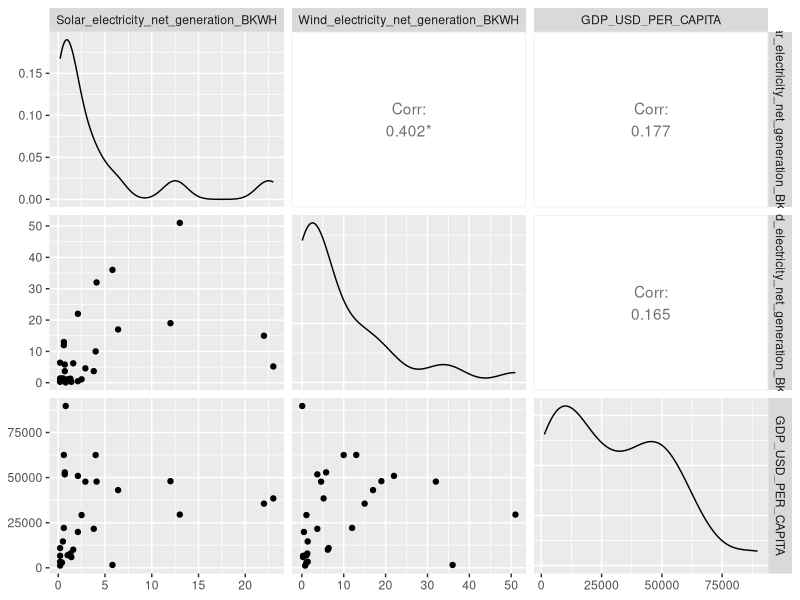
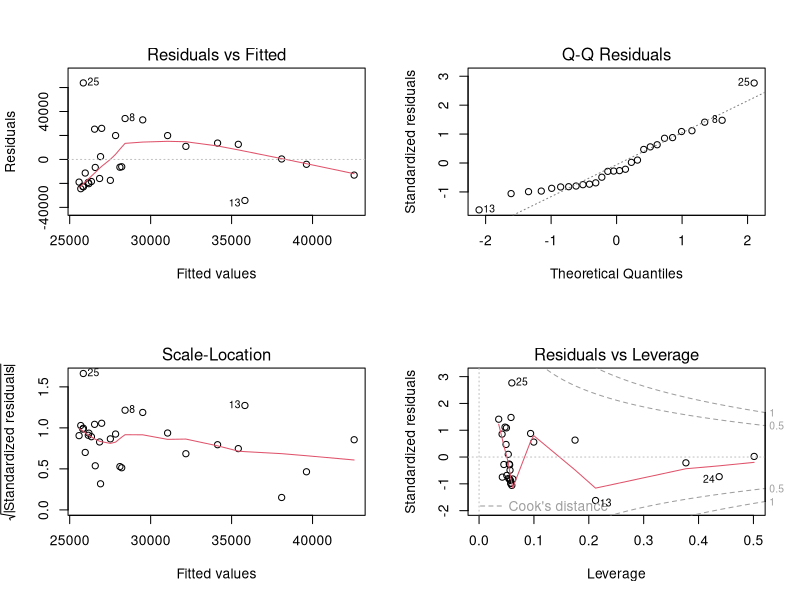
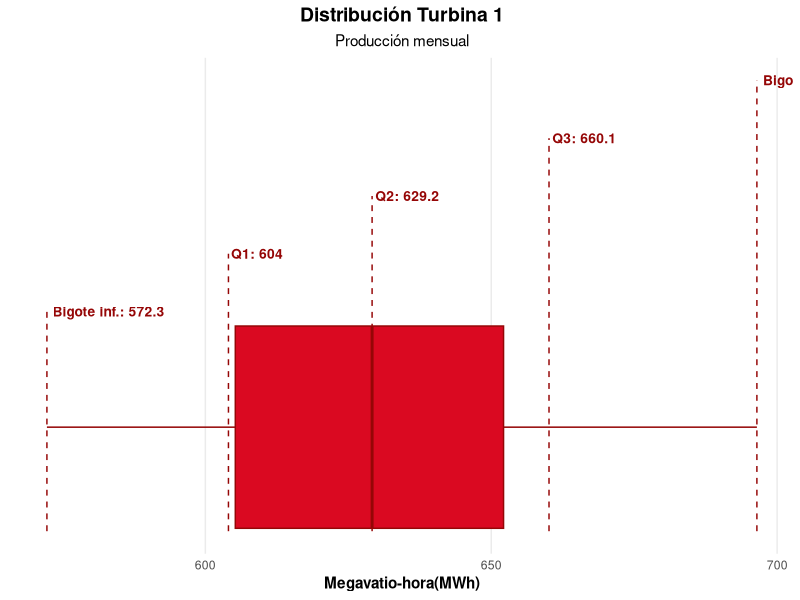
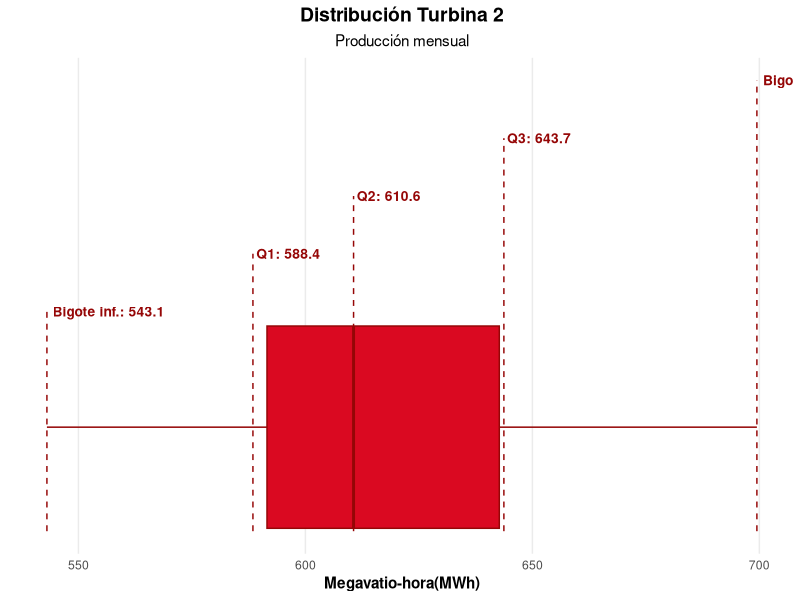
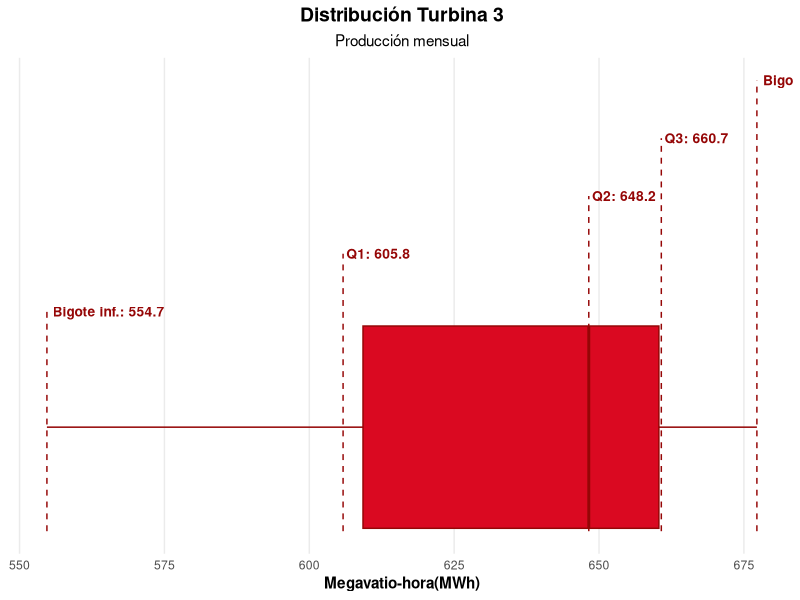
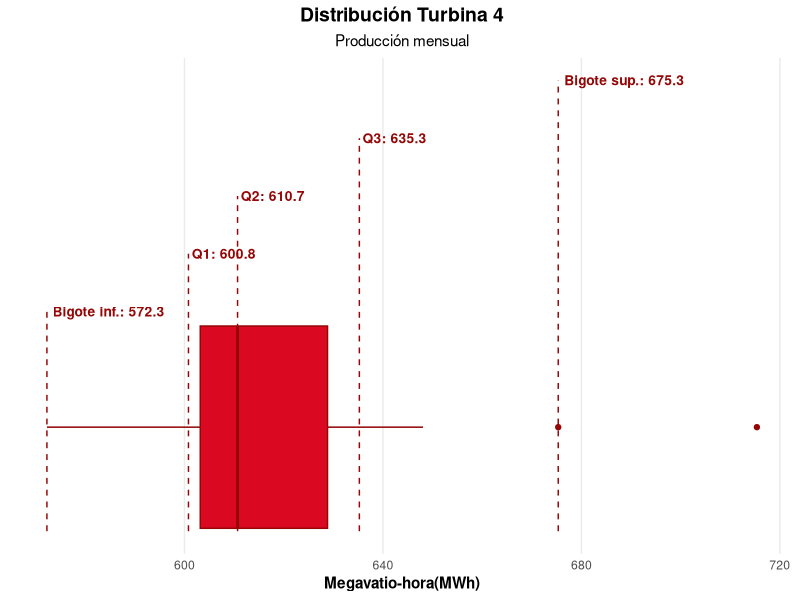
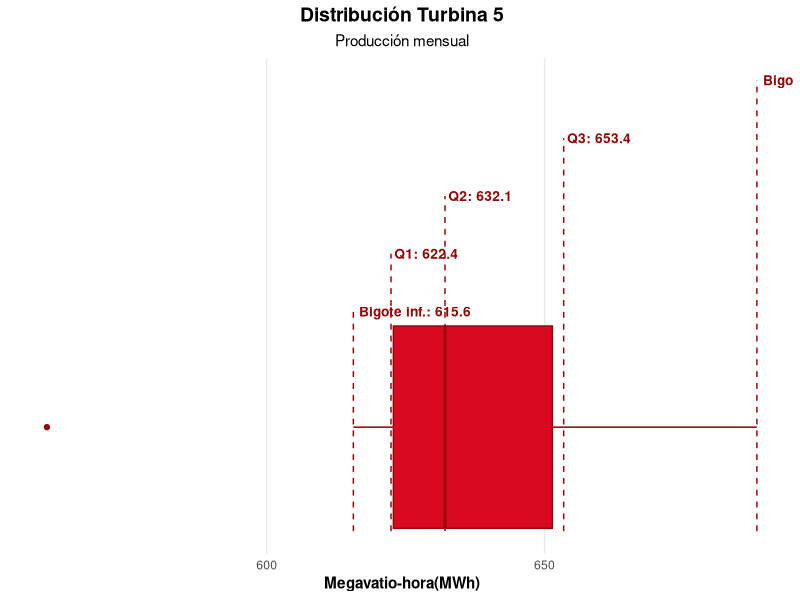

Write R code to recreate these figures, in order.
## ---- chunk 1
# Mostrar el código de cada bloque en el documento final
knitr::opts_chunk$set(
	echo = TRUE,
	fig.align = "center",
	out.width = "100%",
	message = FALSE,
	warning = FALSE
)
Sys.setlocale("LC_CTYPE", "Spanish_Colombia.utf8")
## ---- chunk 2

# Instalación de librerias en caso de no tenerlas
# install.packages("tidyverse")
# install.packages("plotly")
# install.packages("MASS")
# install.packages("psych")
# install.packages("factoextra")
# install.packages("GGally")
# install.packages("dplyr")
#install.packages("downcute")

# Ejecución de librerias
library(tidyverse)
# library(downcute)
#library(plotly)
#library(MASS)
#library(psych)
#library(tidyverse)
#library(factoextra)
library(GGally)
#library(dplyr)
## ---- chunk 3

# Colores usados en todos los gráficos del taller
rojo        <- "#DA0921"
rojo_oscuro <- "#950606"
## ---- chunk 4

datos = read.csv("datos_taller_03.csv", sep=";") %>% as_tibble() %>% 
  dplyr::filter(!Country %in% c('UnitedStates','China','SaudiArabia','Russia')) %>% 
  dplyr::select(c("GDP_USD","Population","Solar_electricity_net_generation_BKWH","Wind_electricity_net_generation_BKWH")) %>%
  dplyr::filter(Solar_electricity_net_generation_BKWH >0 & Wind_electricity_net_generation_BKWH>0) %>% 
  dplyr::mutate(GDP_USD_PER_CAPITA = GDP_USD/Population) %>% 
  dplyr::select(-c('GDP_USD','Population')) 

# Revisar tamaño de la base: 28 países y 3 variables
dim(datos)
## ---- chunk 5

ggpairs(datos)

## ---- chunk 6

mod <- lm(GDP_USD_PER_CAPITA ~ 
            Solar_electricity_net_generation_BKWH + 
            Wind_electricity_net_generation_BKWH, 
          data=datos)

summary(mod)
## ---- chunk 7

par(mfrow=c(2,2))
plot(mod)
## ---- chunk 8


## ---- chunk 9

datos2 <- read.csv("turbinas_prod.csv", sep=",")
## ---- chunk 10

# Crear una función para crear boxplot

boxplot_estadisticos <- function(data2, variable, titulo, subtitulo, etiqueta_x) {
  
  valores <- data2[[variable]]
  
  estadisticos <- boxplot.stats(valores)$stats
  
  etiquetas <- data.frame(
    x = as.numeric(estadisticos),
    y = c(1.20, 1.30, 1.40, 1.50, 1.60),
    etiqueta = c(
      paste0("Bigote inf.: ", round(estadisticos[1], 1)),
      paste0("Q1: ", round(estadisticos[2], 1)),
      paste0("Q2: ", round(estadisticos[3], 1)),
      paste0("Q3: ", round(estadisticos[4], 1)),
      paste0("Bigote sup.: ", round(estadisticos[5], 1))))
  
  ggplot(data2, aes(x = .data[[variable]], y = 1)) +
    
    geom_boxplot(
      fill = rojo,
      color = rojo_oscuro,
      width = 0.35) +
    
    geom_segment(
      data = etiquetas,
      aes(
        x = x,
        xend = x,
        y = 0.82,
        yend = y
      ),
      color = rojo_oscuro,
      linewidth = 0.5,
      linetype = "dashed") +
    
    geom_text(
      data = etiquetas,
      aes(
        x = x,
        y = y,
        label = etiqueta
      ),
      hjust = -0.05,
      size = 3.5,
      fontface = "bold",
      color = "#950606") +
    
    labs(
      title = titulo,
      subtitle = subtitulo,
      x = etiqueta_x,
      y = NULL) +
    
    theme_minimal() +
    
    theme(
      plot.title = element_text(
        face = "bold",
        size = 14,
        hjust = 0.5),
      plot.subtitle = element_text(
        size = 11,
        hjust = 0.5),
      axis.text.y = element_blank(),
      axis.ticks.y = element_blank(),
      axis.title.y = element_blank(),
      axis.title.x = element_text(face = "bold"),
      panel.grid.minor = element_blank(),
      panel.grid.major.y = element_blank())}
## ---- chunk 11

boxplot_estadisticos(
 datos2,
  "T1",
  "Distribución Turbina 1",
  "Producción mensual",
  "Megavatio-hora(MWh)")
## ---- chunk 12

boxplot_estadisticos(
 datos2,
  "T2",
  "Distribución Turbina 2",
  "Producción mensual",
  "Megavatio-hora(MWh)")
## ---- chunk 13

boxplot_estadisticos(
 datos2,
  "T3",
  "Distribución Turbina 3",
  "Producción mensual",
  "Megavatio-hora(MWh)")
## ---- chunk 14

boxplot_estadisticos(
 datos2,
  "T4",
  "Distribución Turbina 4",
  "Producción mensual",
  "Megavatio-hora(MWh)")
## ---- chunk 15

boxplot_estadisticos(
 datos2,
  "T5",
  "Distribución Turbina 5",
  "Producción mensual",
  "Megavatio-hora(MWh)")
## ---- chunk 16

# Cambiar el formato de los datos de ancho a largo

datos22 <- pivot_longer(datos2, cols=c(T1,T2,T3,T4,T5),
                        names_to='Turbina',
                        values_to='Producción_Mensual_Promedio')

## ---- chunk 17

reg <- lm(Producción_Mensual_Promedio ~ Turbina, data = datos22)
summary(reg)

## ---- chunk 18

## ---- chunk 19

## ---- chunk 20
